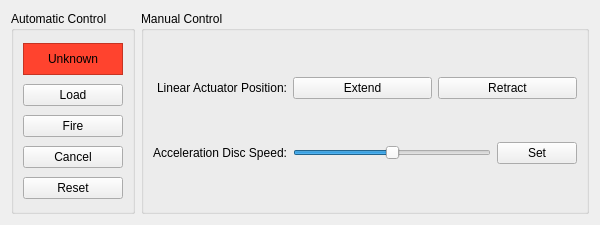
<?xml version="1.0" encoding="UTF-8"?>
<ui version="4.0">
 <class>shooter_widget</class>
 <widget class="QWidget" name="shooter_widget">
  <property name="geometry">
   <rect>
    <x>0</x>
    <y>0</y>
    <width>600</width>
    <height>225</height>
   </rect>
  </property>
  <property name="minimumSize">
   <size>
    <width>600</width>
    <height>225</height>
   </size>
  </property>
  <property name="windowTitle">
   <string>Shooter</string>
  </property>
  <layout class="QHBoxLayout" name="horizontalLayout">
   <item>
    <widget class="QGroupBox" name="automatic_control_group">
     <property name="title">
      <string>Automatic Control</string>
     </property>
     <layout class="QGridLayout" name="gridLayout_2">
      <item row="0" column="0">
       <widget class="QFrame" name="shooter_status_frame">
        <property name="minimumSize">
         <size>
          <width>100</width>
          <height>32</height>
         </size>
        </property>
        <property name="maximumSize">
         <size>
          <width>100</width>
          <height>32</height>
         </size>
        </property>
        <property name="styleSheet">
         <string notr="true">QWidget {background-color:#FF432E;}</string>
        </property>
        <property name="frameShape">
         <enum>QFrame::StyledPanel</enum>
        </property>
        <property name="frameShadow">
         <enum>QFrame::Raised</enum>
        </property>
        <layout class="QGridLayout" name="gridLayout_6">
         <item row="0" column="0">
          <widget class="QLabel" name="shooter_status_message">
           <property name="text">
            <string>Unknown</string>
           </property>
           <property name="alignment">
            <set>Qt::AlignCenter</set>
           </property>
          </widget>
         </item>
        </layout>
       </widget>
      </item>
      <item row="1" column="0">
       <widget class="QPushButton" name="load_button">
        <property name="text">
         <string>Load</string>
        </property>
       </widget>
      </item>
      <item row="2" column="0">
       <widget class="QPushButton" name="fire_button">
        <property name="text">
         <string>Fire</string>
        </property>
       </widget>
      </item>
      <item row="3" column="0">
       <widget class="QPushButton" name="cancel_button">
        <property name="text">
         <string>Cancel</string>
        </property>
       </widget>
      </item>
      <item row="4" column="0">
       <widget class="QPushButton" name="reset_button">
        <property name="text">
         <string>Reset</string>
        </property>
       </widget>
      </item>
     </layout>
    </widget>
   </item>
   <item>
    <widget class="QGroupBox" name="manual_control_group">
     <property name="title">
      <string>Manual Control</string>
     </property>
     <layout class="QGridLayout" name="gridLayout">
      <item row="0" column="1">
       <layout class="QHBoxLayout" name="horizontal_layout_1">
        <item>
         <widget class="QPushButton" name="linear_extend_button">
          <property name="text">
           <string>Extend</string>
          </property>
         </widget>
        </item>
        <item>
         <widget class="QPushButton" name="linear_retract_button">
          <property name="text">
           <string>Retract</string>
          </property>
         </widget>
        </item>
       </layout>
      </item>
      <item row="1" column="1">
       <layout class="QHBoxLayout" name="horizontal_layout_2">
        <item>
         <widget class="QSlider" name="disc_speed_slider">
          <property name="minimum">
           <number>-100</number>
          </property>
          <property name="maximum">
           <number>100</number>
          </property>
          <property name="orientation">
           <enum>Qt::Horizontal</enum>
          </property>
         </widget>
        </item>
        <item>
         <widget class="QPushButton" name="set_disc_speed_button">
          <property name="text">
           <string>Set</string>
          </property>
         </widget>
        </item>
       </layout>
      </item>
      <item row="0" column="0">
       <widget class="QLabel" name="linear_position_label">
        <property name="text">
         <string>Linear Actuator Position:</string>
        </property>
        <property name="alignment">
         <set>Qt::AlignRight|Qt::AlignTrailing|Qt::AlignVCenter</set>
        </property>
       </widget>
      </item>
      <item row="1" column="0">
       <widget class="QLabel" name="disc_speed_label">
        <property name="text">
         <string>Acceleration Disc Speed:</string>
        </property>
        <property name="alignment">
         <set>Qt::AlignRight|Qt::AlignTrailing|Qt::AlignVCenter</set>
        </property>
       </widget>
      </item>
     </layout>
    </widget>
   </item>
  </layout>
 </widget>
 <resources/>
 <connections/>
</ui>
